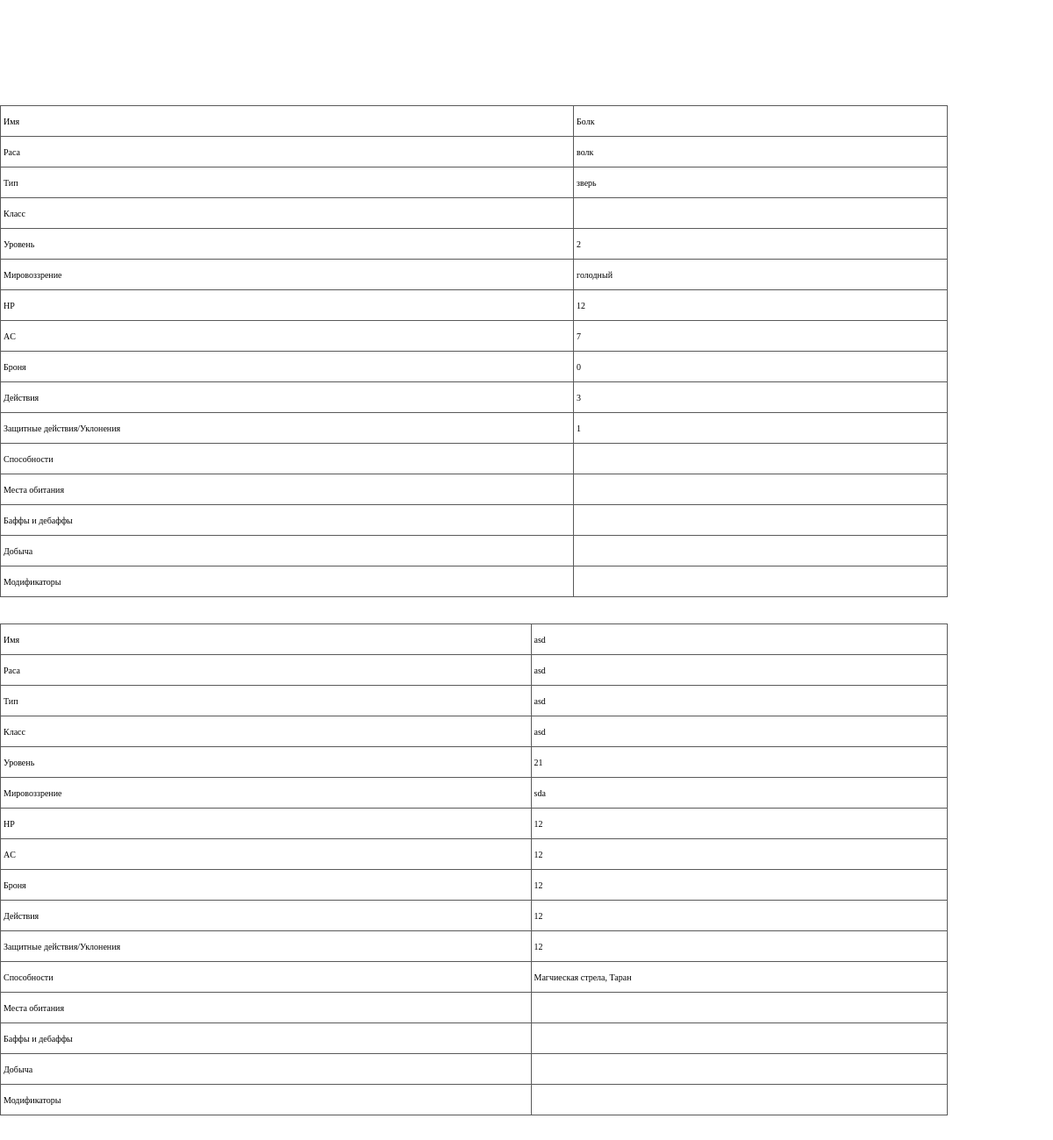
/pages/allCreatures.php (signed in), run on the app's committed database.
### tables this page shows
CREATE TABLE `encounter` (
  `id` int(11) NOT NULL,
  `name` varchar(50) NOT NULL,
  `race` varchar(50) DEFAULT NULL,
  `type` varchar(50) DEFAULT NULL,
  `class` varchar(255) DEFAULT NULL,
  `lvl` varchar(255) DEFAULT NULL,
  `aligment` varchar(255) DEFAULT NULL,
  `HP` int(11) NOT NULL,
  `AC` int(11) DEFAULT NULL,
  `armor` int(11) DEFAULT NULL,
  `actions` int(11) DEFAULT NULL,
  `defenceActions` int(11) DEFAULT NULL,
  `userId` int(11) NOT NULL,
  `abilities` varchar(255) DEFAULT NULL,
  `areals` varchar(255) DEFAULT NULL,
  `buffs` varchar(255) DEFAULT NULL,
  `loot` varchar(255) DEFAULT NULL,
  `mods` varchar(255) DEFAULT NULL
);

### assets/Component/DB/DBComponent.php (called while the page is built)
<?php
abstract class DBComponent
{
    protected function getConnection() {
        return mysqli_connect('localhost', 'root', '', 'encountergenerator');
    }
}

### assets/Component/DB/DBSelect.php (called while the page is built, shortened)
<?php
include 'DBComponent.php';
class DBSelect extends DBComponent
{
    public function getUIdByLogin($login)
    {
        $sql = "SELECT id FROM users WHERE login='" . $login . "'";
        return mysqli_fetch_row(mysqli_query(parent::getConnection(), $sql))[0];
    }
    public function getEncounterByUId($userId) {
        $sql = "SELECT * FROM encounter WHERE userId=" . $userId;
        $connection = parent::getConnection();
        return $connection->query($sql);
    }
    public function getEncounterNum($userId) {
        $sql = "SELECT COUNT(*) FROM encounter WHERE userId=" . $userId;
        $connection = parent::getConnection();
        $sqlResult = $connection->query($sql);
        return $sqlResult->fetch_row()[0];
    }
}

### assets/Component/Renderer/AllCreaturesRenderer.php (the view, shortened to what this page needs)
<?php
include dirname(__DIR__) . '/DB/DBSelect.php';
class AllCreaturesRenderer
{
    public function renderItem($login)
    {
        $DB = new DBSelect();
        $userId = $DB->getUIdByLogin($login);
        $encounterSql = $DB->getEncounterByUId($userId);
        $counter = $DB->getEncounterNum($userId);
        for ($i = 0; $i < $counter; $i++) {
            $row = $encounterSql->fetch_assoc();
            unset($row['id'], $row['userId']);
            echo
            '
            <table class="pattern-table">
	            <tbody>
            ';
            foreach ($row as $key => $value) {
                if ($key == 'abilities' && $value) {
                    $separator = ', ';
                    $value = implode($separator, json_decode($value));
                }
                echo
                '
                <tr id="'. $key .'">
                    <td>' . ENCOUNTER_DB_TOREADEBLETEXT[$key] .'</td>
			        <td>' . $value .'</td>
                </tr>
                ';
            }
            echo
            '
	            </tbody>
            </table>
            ';
        }
    }
}

### styles/style.css (style rules this page uses)
* { padding: 0; margin: 0; box-sizing: border-box; }
body { font-family: "Playfair Display", serif; font-size: 62.5%; overflow-x: hidden; }

### styles/tableStyles.css (style rules this page uses)
table.pattern-table { width: 100%; border-collapse:collapse; border-spacing:0; height: auto; margin-bottom: 30px; }
table.pattern-table,table.pattern-table td, table.pattern-table th { border: 1px solid #595959; }
table.pattern-table td,table.pattern-table th { min-height:35px;padding: 3px; width: 30px; height: 35px; }

### data on the page
encounter: name "Болк", race "волк", type "зверь", lvl "2", aligment "голодный", HP "12", AC "7", armor "0", actions "3", defenceActions "1"
encounter: name "asd", race "asd", type "asd", class "asd", lvl "21", aligment "sda", HP "12", AC "12", armor "12", actions "12", defenceActions "12", abilities "Магчиеская стрела, Таран"

### other printed values
ENCOUNTER_DB_TOREADEBLETEXT[$key] "Имя"
ENCOUNTER_DB_TOREADEBLETEXT[$key] "Раса"
ENCOUNTER_DB_TOREADEBLETEXT[$key] "Тип"
ENCOUNTER_DB_TOREADEBLETEXT[$key] "Класс"
ENCOUNTER_DB_TOREADEBLETEXT[$key] "Уровень"
ENCOUNTER_DB_TOREADEBLETEXT[$key] "Мировоззрение"
ENCOUNTER_DB_TOREADEBLETEXT[$key] "HP"
ENCOUNTER_DB_TOREADEBLETEXT[$key] "AC"
ENCOUNTER_DB_TOREADEBLETEXT[$key] "Броня"
ENCOUNTER_DB_TOREADEBLETEXT[$key] "Действия"
ENCOUNTER_DB_TOREADEBLETEXT[$key] "Защитные действия/Уклонения"
ENCOUNTER_DB_TOREADEBLETEXT[$key] "Способности"
ENCOUNTER_DB_TOREADEBLETEXT[$key] "Места обитания"
ENCOUNTER_DB_TOREADEBLETEXT[$key] "Баффы и дебаффы"
ENCOUNTER_DB_TOREADEBLETEXT[$key] "Добыча"
